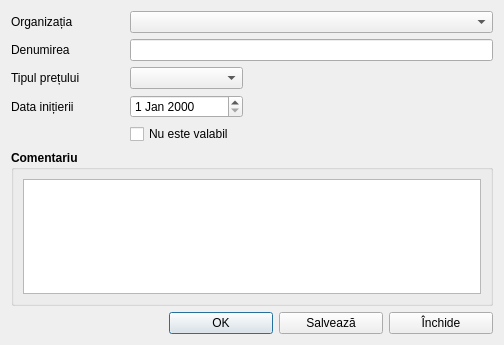
<?xml version="1.0" encoding="UTF-8"?>
<ui version="4.0">
 <class>ContractDialog</class>
 <widget class="QDialog" name="ContractDialog">
 <property name="geometry">
  <rect>
   <x>0</x>
   <y>0</y>
   <width>504</width>
   <height>345</height>
  </rect>
 </property>
 <property name="font">
  <font>
   <family>Segoe UI</family>
  </font>
 </property>
 <property name="windowTitle">
  <string>Dialog</string>
 </property>
 <layout class="QGridLayout" name="gridLayout_2">
  <item row="2" column="0">
   <widget class="QLabel" name="label_4">
    <property name="text">
     <string>Tipul prețului</string>
    </property>
   </widget>
  </item>
  <item row="3" column="1">
   <widget class="QDateEdit" name="dateInit"/>
  </item>
  <item row="3" column="0">
   <widget class="QLabel" name="label_3">
    <property name="text">
     <string>Data inițierii</string>
    </property>
   </widget>
  </item>
  <item row="0" column="0">
   <widget class="QLabel" name="label">
    <property name="text">
     <string>Organizația</string>
    </property>
   </widget>
  </item>
  <item row="1" column="0">
   <widget class="QLabel" name="label_2">
    <property name="text">
     <string>Denumirea</string>
    </property>
   </widget>
  </item>
  <item row="1" column="1" colspan="3">
   <widget class="QLineEdit" name="editName"/>
  </item>
  <item row="0" column="1" colspan="3">
   <widget class="QComboBox" name="comboOrganizations"/>
  </item>
  <item row="4" column="1">
   <widget class="QCheckBox" name="checkBoxNotValid">
    <property name="text">
     <string>Nu este valabil</string>
    </property>
   </widget>
  </item>
  <item row="3" column="2" colspan="2">
   <spacer name="horizontalSpacer">
    <property name="orientation">
     <enum>Qt::Orientation::Horizontal</enum>
    </property>
    <property name="sizeHint" stdset="0">
     <size>
      <width>244</width>
      <height>20</height>
     </size>
    </property>
   </spacer>
  </item>
  <item row="4" column="0">
   <spacer name="horizontalSpacer_2">
    <property name="orientation">
     <enum>Qt::Orientation::Horizontal</enum>
    </property>
    <property name="sizeType">
     <enum>QSizePolicy::Policy::Fixed</enum>
    </property>
    <property name="sizeHint" stdset="0">
     <size>
      <width>100</width>
      <height>20</height>
     </size>
    </property>
   </spacer>
  </item>
  <item row="5" column="0" colspan="4">
   <widget class="QGroupBox" name="groupBox">
    <property name="font">
     <font>
      <family>Segoe UI</family>
      <bold>true</bold>
     </font>
    </property>
    <property name="title">
     <string>Comentariu</string>
    </property>
    <layout class="QGridLayout" name="gridLayout">
     <item row="0" column="0">
      <widget class="QPlainTextEdit" name="editComment">
       <property name="font">
        <font>
         <family>Segoe UI</family>
         <bold>false</bold>
        </font>
       </property>
      </widget>
     </item>
    </layout>
   </widget>
  </item>
  <item row="6" column="0" colspan="4">
   <layout class="QHBoxLayout" name="horizontalLayout">
    <item>
     <spacer name="horizontalSpacer_4">
      <property name="orientation">
       <enum>Qt::Orientation::Horizontal</enum>
      </property>
      <property name="sizeHint" stdset="0">
       <size>
        <width>40</width>
        <height>20</height>
       </size>
      </property>
     </spacer>
    </item>
    <item>
     <widget class="QPushButton" name="btnOK">
      <property name="minimumSize">
       <size>
        <width>104</width>
        <height>0</height>
       </size>
      </property>
      <property name="text">
       <string>OK</string>
      </property>
      <property name="icon">
       <iconset resource="../../resources/resource.qrc">
        <normaloff>:/img/btns/valide.png</normaloff>:/img/btns/valide.png</iconset>
      </property>
     </widget>
    </item>
    <item>
     <widget class="QPushButton" name="btnWrite">
      <property name="minimumSize">
       <size>
        <width>104</width>
        <height>0</height>
       </size>
      </property>
      <property name="text">
       <string>Salvează</string>
      </property>
      <property name="icon">
       <iconset resource="../../resources/resource.qrc">
        <normaloff>:/img/btns/save.png</normaloff>:/img/btns/save.png</iconset>
      </property>
     </widget>
    </item>
    <item>
     <widget class="QPushButton" name="btnClose">
      <property name="minimumSize">
       <size>
        <width>104</width>
        <height>0</height>
       </size>
      </property>
      <property name="text">
       <string>Închide</string>
      </property>
      <property name="icon">
       <iconset resource="../../resources/resource.qrc">
        <normaloff>:/img/btns/close.png</normaloff>:/img/btns/close.png</iconset>
      </property>
     </widget>
    </item>
   </layout>
  </item>
  <item row="4" column="2" colspan="2">
   <spacer name="horizontalSpacer_3">
    <property name="orientation">
     <enum>Qt::Orientation::Horizontal</enum>
    </property>
    <property name="sizeHint" stdset="0">
     <size>
      <width>244</width>
      <height>20</height>
     </size>
    </property>
   </spacer>
  </item>
  <item row="2" column="1">
   <widget class="QComboBox" name="comboTypesPrices"/>
  </item>
  <item row="2" column="2" colspan="2">
   <spacer name="horizontalSpacer_5">
    <property name="orientation">
     <enum>Qt::Orientation::Horizontal</enum>
    </property>
    <property name="sizeType">
     <enum>QSizePolicy::Policy::Expanding</enum>
    </property>
    <property name="sizeHint" stdset="0">
     <size>
      <width>40</width>
      <height>20</height>
     </size>
    </property>
   </spacer>
  </item>
 </layout>
</widget>
<tabstops>
 <tabstop>comboOrganizations</tabstop>
 <tabstop>editName</tabstop>
 <tabstop>dateInit</tabstop>
 <tabstop>checkBoxNotValid</tabstop>
 <tabstop>btnOK</tabstop>
 <tabstop>btnWrite</tabstop>
 <tabstop>btnClose</tabstop>
 <tabstop>editComment</tabstop>
</tabstops>
<resources>
 <include location="../../resources/resource.qrc"/>
</resources>
 <connections/>
</ui>
